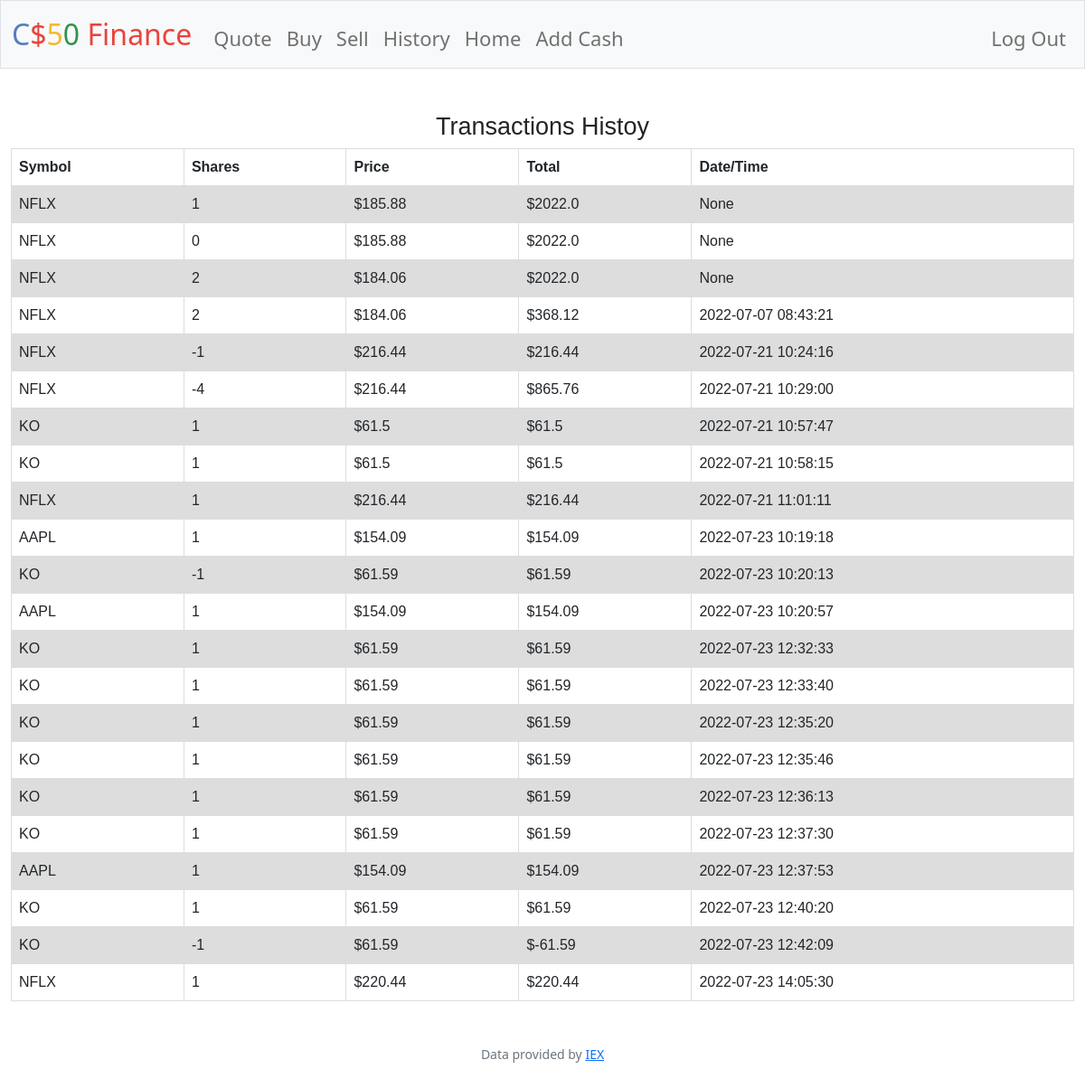
The app's page /history (signed in) with its own data.
### tables this page shows
CREATE TABLE 'purchases' ('id' INTEGER PRIMARY KEY AUTOINCREMENT NOT NULL, 'user_id' INTEGER, 'symbol' TEXT, 'shares' INTEGER, 'price' REAL,'bill' REAL,'date' DATETIME);

### app.py (the view)
@app.route("/history")
@login_required
def history():
    user_id = session["user_id"]
    purchases = db.execute("SELECT symbol, sum(shares) AS shares, price, sum(bill) AS bill, date FROM purchases WHERE user_id = ? GROUP BY id", user_id)
    return render_template("history.html", database = purchases)

### app.py (called while the page is built)
@app.after_request
def after_request(response):
    response.headers["Cache-Control"] = "no-cache, no-store, must-revalidate"
    response.headers["Expires"] = 0
    response.headers["Pragma"] = "no-cache"
    return response

### helpers.py (called while the page is built)
def login_required(f):
    @wraps(f)
    def decorated_function(*args, **kwargs):
        if session.get("user_id") is None:
            return redirect("/login")
        return f(*args, **kwargs)
    return decorated_function

### templates/history.html (shortened to what this page needs)
{% extends "layout.html" %}
{% block main %}
<table>
  <tr>
    <th>Symbol</th>
    <th>Shares</th>
    <th>Price</th>
    <th>Total</th>
    <th>Date/Time</th>
  </tr>
  <h1>Transactions Histoy</h1>
  {% for row in database %}
  <tr>
    <td>{{ row["symbol"] }}</td>
    <td>{{ row["shares"] }}</td>
    <td>${{ row["price"] }}</td>
    <td>${{ row["bill"] }}</td>
    <td>{{ row["date"] }}</td>
  </tr>
  {% endfor %}
</table>
{% endblock %}

### templates/layout.html (shortened to what this page needs)
<!DOCTYPE html>
<html lang="en">
    <head>
        <link href="https://cdn.jsdelivr.net/npm/bootstrap@5.1.3/dist/css/bootstrap.min.css" rel="stylesheet">
        <link href="/static/styles.css" rel="stylesheet">
    </head>
    <body>
        <nav class="bg-light border navbar navbar-expand-md navbar-light">
            <div class="container-fluid">
                <a class="navbar-brand" href="/"><span class="blue">C</span><span class="red">$</span><span class="yellow">5</span><span class="green">0</span> <span class="red">Finance</span></a>
                <div class="collapse navbar-collapse" id="navbar">
                    {% if session["user_id"] %}
                        <ul class="navbar-nav me-auto mt-2">
                            <li class="nav-item"><a class="nav-link" href="/quote">Quote</a></li>
                            <li class="nav-item"><a class="nav-link" href="/buy">Buy</a></li>
                            <li class="nav-item"><a class="nav-link" href="/sell">Sell</a></li>
                            <li class="nav-item"><a class="nav-link" href="/history">History</a></li>
                            <li class="nav-item"><a class="nav-link" href="/">Home</a></li>
                            <li class="nav-item"><a class="nav-link" href="/cash">Add Cash</a></li>
                        </ul>
                        <ul class="navbar-nav ms-auto mt-2">
                            <li class="nav-item"><a class="nav-link" href="/logout">Log Out</a></li>
                        </ul>
                    {% else %}
                        <ul class="navbar-nav ms-auto mt-2">
                            <li class="nav-item"><a class="nav-link" href="/register">Register</a></li>
                            <li class="nav-item"><a class="nav-link" href="/login">Log In</a></li>
                        </ul>
                    {% endif %}
                </div>
            </div>
        </nav>
        <main class="container-fluid py-5 text-center">
            {% block main %}{% endblock %}
        </main>
        <footer class="mb-5 small text-center text-muted">
            Data provided by <a href="https://iexcloud.io/">IEX</a>
        </footer>
    </body>
</html>

### static/styles.css (style rules this page uses)
nav .navbar-brand { font-size: xx-large; }
nav .navbar-brand .blue { color: #537fbe; }
nav .navbar-brand .red { color: #ea433b; }
nav .navbar-brand .yellow { color: #f5b82e; }
nav .navbar-brand .green { color: #2e944b; }
table { font-family: arial, sans-serif; border-collapse: collapse; width: 100%; }
td, th { border: 1px solid #dddddd; text-align: left; padding: 8px; }
tr:nth-child(even) { background-color: #dddddd; }
h1 { font-family: arial, sans-serif; font-size: 27px; }
div { font-size: 22px; }

### records on screen
purchases: symbol "NFLX", shares "1", price "185.88", bill "2022.0", date "None"
purchases: symbol "NFLX", shares "0", price "185.88", bill "2022.0", date "None"
purchases: symbol "NFLX", shares "2", price "184.06", bill "2022.0", date "None"
purchases: symbol "NFLX", shares "2", price "184.06", bill "368.12", date "2022-07-07 08:43:21"
purchases: symbol "NFLX", shares "-1", price "216.44", bill "216.44", date "2022-07-21 10:24:16"
purchases: symbol "NFLX", shares "-4", price "216.44", bill "865.76", date "2022-07-21 10:29:00"
purchases: symbol "KO", shares "1", price "61.5", bill "61.5", date "2022-07-21 10:57:47"
purchases: symbol "KO", shares "1", price "61.5", bill "61.5", date "2022-07-21 10:58:15"
purchases: symbol "NFLX", shares "1", price "216.44", bill "216.44", date "2022-07-21 11:01:11"
purchases: symbol "AAPL", shares "1", price "154.09", bill "154.09", date "2022-07-23 10:19:18"
purchases: symbol "KO", shares "-1", price "61.59", bill "61.59", date "2022-07-23 10:20:13"
purchases: symbol "AAPL", shares "1", price "154.09", bill "154.09", date "2022-07-23 10:20:57"
purchases: symbol "KO", shares "1", price "61.59", bill "61.59", date "2022-07-23 12:32:33"
purchases: symbol "KO", shares "1", price "61.59", bill "61.59", date "2022-07-23 12:33:40"
purchases: symbol "KO", shares "1", price "61.59", bill "61.59", date "2022-07-23 12:35:20"
purchases: symbol "KO", shares "1", price "61.59", bill "61.59", date "2022-07-23 12:35:46"
purchases: symbol "KO", shares "1", price "61.59", bill "61.59", date "2022-07-23 12:36:13"
purchases: symbol "KO", shares "1", price "61.59", bill "61.59", date "2022-07-23 12:37:30"
purchases: symbol "AAPL", shares "1", price "154.09", bill "154.09", date "2022-07-23 12:37:53"
purchases: symbol "KO", shares "1", price "61.59", bill "61.59", date "2022-07-23 12:40:20"
purchases: symbol "KO", shares "-1", price "61.59", bill "-61.59", date "2022-07-23 12:42:09"
purchases: symbol "NFLX", shares "1", price "220.44", bill "220.44", date "2022-07-23 14:05:30"
